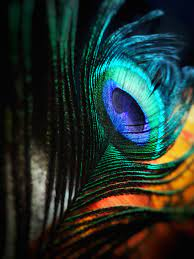
#> input picture Resources/feather.jpg, 194 x 259 px
$ python Chapter6.py
#> lines starting #> are read from the running program, lines starting #| are printed output that depends on the picture
import cv2
import numpy as np

# custom function to stack images
def stackImages(scale, imgArray):
    rows = len(imgArray)
    cols = len(imgArray[0])
    rowsAvailable = isinstance(imgArray[0], list)
    width = imgArray[0][0].shape[1]
    height = imgArray[0][0].shape[0]
    if rowsAvailable:
        for x in range(0, rows):
            for y in range(0, cols):
                if imgArray[x][y].shape[:2] == imgArray[0][0].shape[:2]:
                    imgArray[x][y] = cv2.resize(imgArray[x][y], (0, 0), None, scale, scale)
                else:
                    imgArray[x][y] = cv2.resize(imgArray[x][y], (imgArray[0][0].shape[1], imgArray[0][0].shape[0]),
                                                None, scale, scale)
                if len(imgArray[x][y].shape) == 2: imgArray[x][y] = cv2.cvtColor(imgArray[x][y], cv2.COLOR_GRAY2BGR)
        imageBlank = np.zeros((height, width, 3), np.uint8)
        hor = [imageBlank] * rows
        hor_con = [imageBlank] * rows
        for x in range(0, rows):
            hor[x] = np.hstack(imgArray[x])
        ver = np.vstack(hor)
    else:
        for x in range(0, rows):
            if imgArray[x].shape[:2] == imgArray[0].shape[:2]:
                imgArray[x] = cv2.resize(imgArray[x], (0, 0), None, scale, scale)
            else:
                imgArray[x] = cv2.resize(imgArray[x], (imgArray[0].shape[1], imgArray[0].shape[0]), None, scale, scale)
            if len(imgArray[x].shape) == 2: imgArray[x] = cv2.cvtColor(imgArray[x], cv2.COLOR_GRAY2BGR)
        hor = np.hstack(imgArray)
        ver = hor
    return ver


img = cv2.imread("Resources/feather.jpg")
#> img is the input picture: shape (259, 194, 3); mean B, G, R 44.6, 49.9, 35.3

# # joining images horizontally
# imgHor = np.hstack((img, img))
#
# #joining images vertically
# imgVer = np.vstack((img, img))
#
# # all the images being stacked must have same no of channels (RGB, or grayscale)
#
# cv2.imshow("Horizontal Stack", imgHor)
# cv2.imshow("Vertical Stack", imgVer)

# the custom function allows us to stack images with different channels
imgGray = cv2.cvtColor(img, cv2.COLOR_BGR2GRAY)
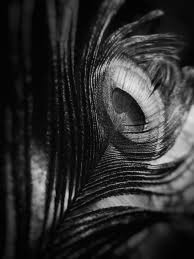
#> imgGray: shape (259, 194); min 0, max 237, mean 44.9
imgStack = stackImages(0.75, ([img, imgGray, img], [imgGray, img, imgGray]))
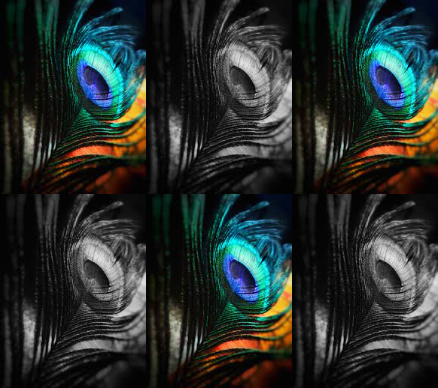
#> imgStack: shape (388, 438, 3); mean B, G, R 44.7, 47.3, 40

cv2.imshow("Image Stack", imgStack)

cv2.waitKey(0)

$ run again, with Resources/people.jpg copied over Resources/feather.jpg
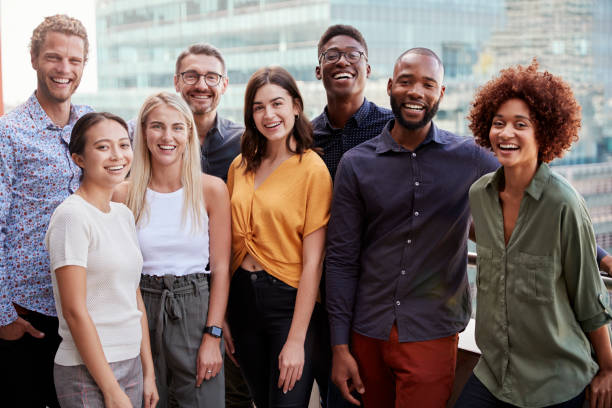
#> input picture Resources/people.jpg, 612 x 408 px
#> img is the input picture: shape (408, 612, 3); mean B, G, R 109.5, 112.6, 126.8
#> `imgGray = cv2.cvtColor(img, cv2.COLOR_BGR2GRAY)`:
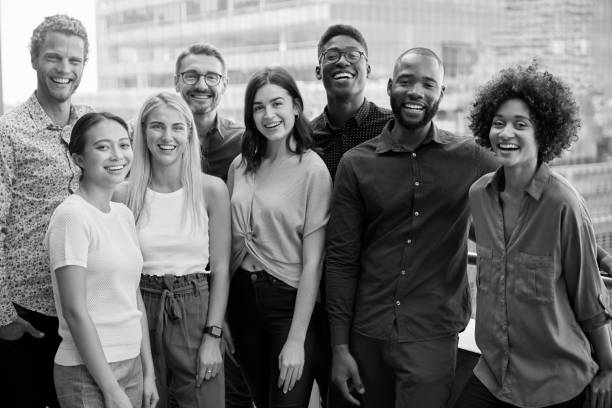
#> imgGray: shape (408, 612); min 0, max 255, mean 116.5
#> `imgStack = stackImages(0.75, ([img, imgGray, img], [imgGray, img, imgG..`:
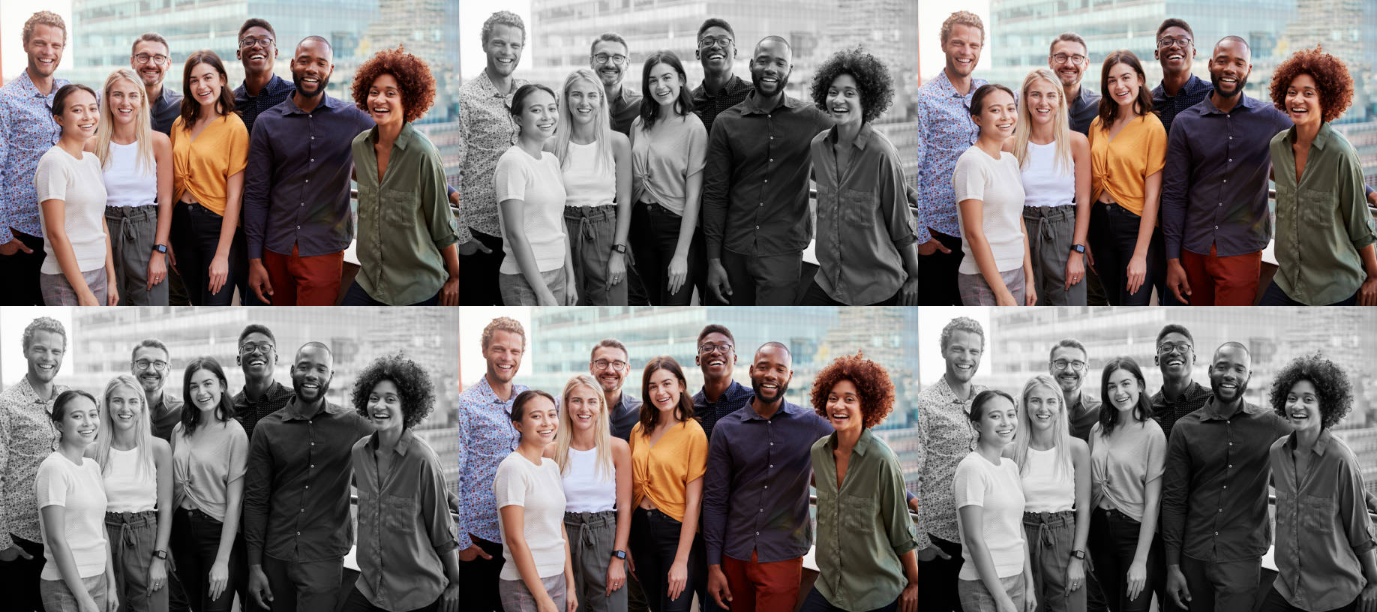
#> imgStack: shape (612, 1377, 3); mean B, G, R 112.9, 114.5, 121.6
